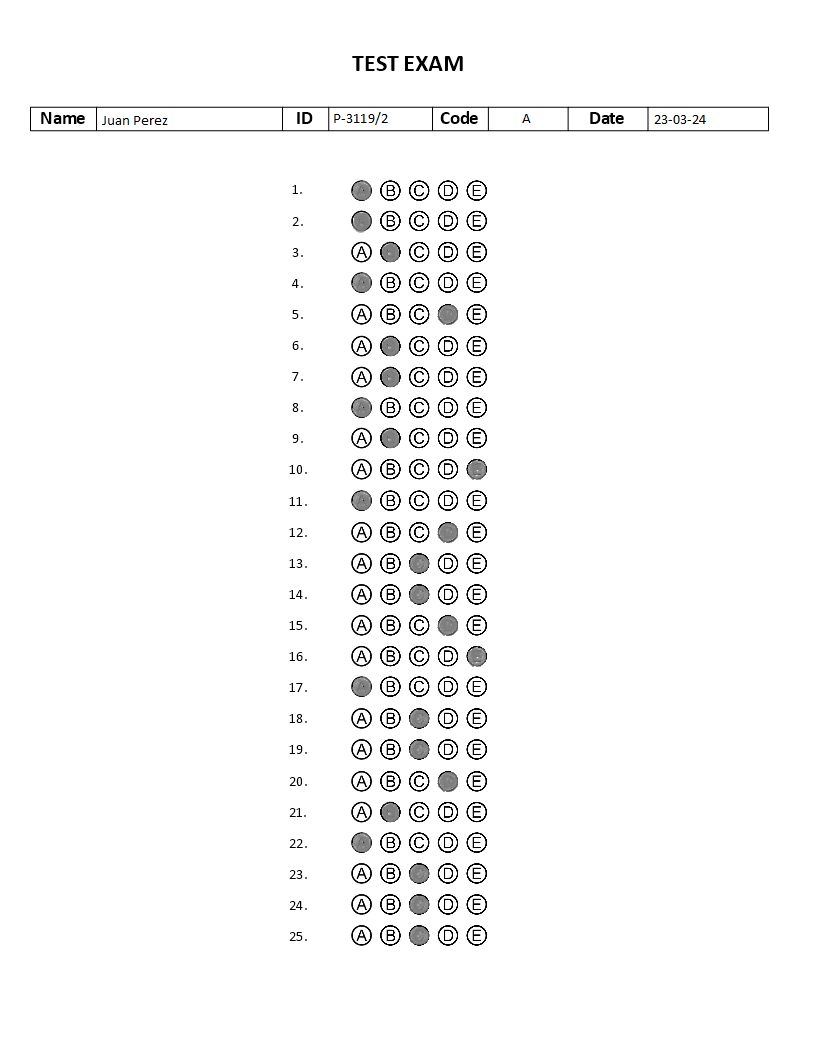
#> input picture multiple_choice_1.png, 816 x 1056 px; its folder holds 4 pictures in this run
$ python problema_2_PDI.py   (older library calls are emulated)
#> lines starting #> are read from the running program, lines starting #| are printed output that depends on the picture; after the words box and inside, x2 and y2 are one past the last pixel; in counts of white or black regions, pixels touching at a corner belong together
import cv2
import numpy as np
import matplotlib.pyplot as plt
import matplotlib.patches as patches
import os


# Respuestas correctas definidas en la consigna
respuestas_correctas = {
    1: 'A', 2: 'A', 3: 'B', 4: 'A', 5: 'D', 6: 'B', 7: 'B', 8: 'C', 9: 'B', 10: 'A',
    11: 'D', 12: 'A', 13: 'C', 14: 'C', 15: 'D', 16: 'B', 17: 'A', 18: 'C', 19: 'C', 20: 'D',
    21: 'B', 22: 'A', 23: 'C', 24: 'C', 25: 'C'
}

# Almacenar resultados de todos los exámenes
resultados_finales = []

# Función para evaluar respuesta y condición de examen
def evaluar_respuestas(respuestas_detectadas, respuestas_correctas_dict, minimo_para_aprobar=20):
    """
    Recibe como argumento el diccionario de respuestas detectadas donde la clave es el número de pregunta
    y el valor la respuesta, las respuestas correctas establecidas y el mínimo de respuestas correctas
    para aprobar. Imprime en pantalla el resultado de cada pregunta y si el alumno aprobó o desaprobó el examen.
    """
    aciertos = 0
    print("Corrección del examen:")
    for i in range(1, 26):  # Preguntas 1 a 25
        correcta = respuestas_correctas_dict[i]
        detectada = respuestas_detectadas[i - 1]

        if detectada == correcta:
            print(f"Pregunta {i}: ✔ Correcta ({detectada})")
            aciertos += 1
        elif detectada == "X":
            print(f"Pregunta {i}: ✖ Sin respuesta o ambigua")
        else:
            print(f"Pregunta {i}: ✖ Incorrecta ({detectada} → correcta: {correcta})")

    print(f"\nTotal de aciertos: {aciertos}/25")
    if aciertos >= minimo_para_aprobar:
        print("✅ El alumno está APROBADO")
    else:
        print("❌ El alumno está DESAPROBADO")

# Función para contar caracteres válidos usando componentes conectadas
def contar_componentes_validas(img_bin, th_area=3):
    """
    Función que recibe como argumento una imagen de los campos del encabezado y un área mínima de la misma y
    retorna la cantidad de componentes válidas y sus centros
    """

    num_labels, labels, stats, centroids = cv2.connectedComponentsWithStats(
        img_bin, connectivity=8, ltype=cv2.CV_32S
    )
    validos = stats[1:][stats[1:, -1] > th_area]  # Ignora fondo
    centros = centroids[1:][stats[1:, -1] > th_area]
    return len(validos), centros

# Función para validar campos
def validar_campos(campos):
    """
    Función que recibe como argumento los campos del encabezado y valida los mismos
    según los criterios establecidos. Name: Debe contener al menos dos palabras y no más de 25 caracteres.
    ID: Exactamente 8 caracteres, sin espacios. Code: Un único carácter. Date: 8 caracteres en total. Retorna el resultado
    en un diccionario.
    """
    resultados = {}

    # --- Campo: Name ---
    campo_name = campos[1]
    # Umbralado binario de la imagen
    campo_name_bin = (campo_name < 240).astype(np.uint8)
    cant_name, centros = contar_componentes_validas(campo_name_bin)

    palabras = 1
    if len(centros) > 1:
        xs = sorted([c[0] for c in centros])
        difs = np.diff(xs)
        palabras += np.sum(difs > 9)  # Separación entre letras → palabras

    resultados['Name'] = "OK" if (2 <= palabras and cant_name <= 25) else "MAL"

    # --- Campo: ID ---
    campo_id = campos[3]
    # Umbralado binario de la imagen
    campo_id_bin = (campo_id < 240).astype(np.uint8)
    cant_id, _ = contar_componentes_validas(campo_id_bin)

    resultados['ID'] = "OK" if cant_id == 8 else "MAL"

    # --- Campo: Code ---
    campo_code = campos[5]
    # Umbralado binario de la imagen
    campo_code_bin = (campo_code < 240).astype(np.uint8)
    cant_code, _ = contar_componentes_validas(campo_code_bin)

    resultados['Code'] = "OK" if cant_code == 1 else "MAL"

    # --- Campo: Date ---
    campo_date = campos[7]
    # Umbralado binario de la imagen
    campo_date_bin = (campo_date < 240).astype(np.uint8)
    cant_date, _ = contar_componentes_validas(campo_date_bin)

    resultados['Date'] = "OK" if cant_date == 8 else "MAL"

    return resultados

def agrupar_lineas(posiciones, distancia_minima=3):
    """
    Recibe como argumento las posiciones de un grupo de lineas y una distancia mínima y las agrupa en una misma línea
    según su promedio en caso de que su distancia sea menor a la mínima.
    """
    agrupadas = []
    grupo_actual = [posiciones[0]]

    for i in range(1, len(posiciones)):
        #Si la posición actual está cerca  de la anterior, se agrega al grupo
        if posiciones[i] - posiciones[i - 1] <= distancia_minima:
            grupo_actual.append(posiciones[i])
        #Sino se cierra el grupo y se calcula el promedio, y se pasa al siguiente grupo
        else:
            agrupadas.append(int(np.mean(grupo_actual)))
            grupo_actual = [posiciones[i]]

    agrupadas.append(int(np.mean(grupo_actual)))
    return agrupadas

# Obtener ruta del directorio actual (donde está el .py)
try:
    dir_actual = os.path.dirname(os.path.abspath(__file__))
except NameError:
    dir_actual = os.getcwd()


# Cargar imagen en escala de grises
for num in range(2):
    filename = f"multiple_choice_{num + 1}.png"
    ruta = os.path.join(dir_actual, filename)
    img = cv2.imread(ruta, cv2.IMREAD_GRAYSCALE)

    print(f"\n📄 Evaluando exámen: {filename}")
    # Recorte del encabezado
    encabezado = img[102:135, 22:775]


    plt.figure(figsize=(10, 8))
    plt.imshow(encabezado, cmap='gray')
    plt.title(f"Encabezado del Exámen: {filename}")
    plt.axis("off")
    plt.show()

    # Detectar lo que no es blanco
    no_blanco = encabezado < 240
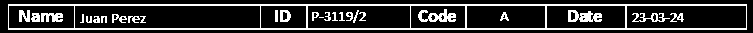
#> no_blanco: shape (33, 753) bool; 19.9% white in thin lines or dots, all inside (x1, y1, x2, y2) = (8, 4, 747, 30)
    no_blanco_uint8 = no_blanco.astype(np.uint8)

    # Suma por filas y columnas
    enc_cols = np.sum(no_blanco_uint8, axis=0)
#> enc_cols = 753 values, max 26 at index 8, min 0 at index 0, mean 6.56
    enc_rows = np.sum(no_blanco_uint8, axis=1)
#> enc_rows = 33 values, max 739 at index 4, min 0 at index 0, mean 149.7

    # Umbrales
    umbral_vertical = 25
    umbral_horizontal = 300

    # Detección de líneas (sin agrupar)
    lineas_verticales_raw = np.where(enc_cols > umbral_vertical)[0]
#> lineas_verticales_raw = [8, 74, 260, 306, 307, 410, 465, 466, 545, 546, 625, 626, 746]
    lineas_horizontales_raw = np.where(enc_rows > umbral_horizontal)[0]
#> lineas_horizontales_raw = [4, 5, 28, 29]

    # Agrupar líneas cercanas
    lineas_verticales = agrupar_lineas(lineas_verticales_raw, distancia_minima=3)
#> in agrupar_lineas, `grupo_actual = [posiciones[0]]`: grupo_actual = [8]
#> the loop in agrupar_lineas, `for i in range(1, len(posiciones)):` made 12 passes
#> grupo_actual on passes 1, 2, 3, 5, 6, 8, 10, 12: [74], [260], [306], [410], [465], [545], [625], [746]
#> after the loop in agrupar_lineas, `for i in range(1, len(posiciones)):`: agrupadas = [8, 74, 260, 306, 410, 465, 545, 625]
#> lineas_verticales = [8, 74, 260, 306, 410, 465, 545, 625, 746]
    lineas_horizontales = agrupar_lineas(lineas_horizontales_raw, distancia_minima=2)
#> the loop in agrupar_lineas (call 2), `for i in range(1, len(posiciones)):` made 3 passes
#> grupo_actual on pass 2: [28]
#> lineas_horizontales = [4, 28]

    # Coordenadas para recorte vertical (encabezado de una sola fila)
    y_ini = lineas_horizontales[0]+3#se suma 3 para que recorte la primer línea
#> y_ini = 7
    y_fin = lineas_horizontales[-1]
#> y_fin = 28

    # Recorte de campos entre pares de líneas verticales
    campos = []
    for i in range(len(lineas_verticales) - 1):
        x_ini = lineas_verticales[i]+2#se suma dos para que recorte la primer línea
        x_fin = lineas_verticales[i + 1]
        campo = encabezado[y_ini:y_fin, x_ini:x_fin]
        campos.append(campo)
#> this loop made 8 passes
#> (x_ini, x_fin) on passes 1 to 8: (10, 74), (76, 260), (262, 306), (308, 410), (412, 465), (467, 545), (547, 625), (627, 746)
#> after the loop, campos = 8 items

    #Validamos campos
    resultados = validar_campos(campos)
#> in contar_componentes_validas, `num_labels, labels, stats, centroids = cv2.connectedComponentsWithStat..`: num_labels = 8; stats = [[0, 0, 184, 21, 3608], [4, 7, 4, 9, 20], [36, 7, 15, 9, 67], [10, 9, 6, 7, 30], [17, 9, 7, 7, 35], [25, 9, 6, 7, 31], [52, 9, 12, 7, 50], [64, 9, 6, 7, 23]]; centroids = [[95.42, 9.88], [6.3, 11.4], [42.12, 10.96], [12.6, 12.17], [20.37, 12.34], [27.48, 11.74], [57, 11.66], [66.52, 12.04]]
#> in contar_componentes_validas, `validos = stats[1:][stats[1:, -1] > th_area]`: validos = [[4, 7, 4, 9, 20], [36, 7, 15, 9, 67], [10, 9, 6, 7, 30], [17, 9, 7, 7, 35], [25, 9, 6, 7, 31], [52, 9, 12, 7, 50], [64, 9, 6, 7, 23]]
#> in contar_componentes_validas, `centros = centroids[1:][stats[1:, -1] > th_area]`: centros = [[6.3, 11.4], [42.12, 10.96], [12.6, 12.17], [20.37, 12.34], [27.48, 11.74], [57, 11.66], [66.52, 12.04]]
#> in validar_campos, `cant_name, centros = contar_componentes_validas(campo_name_bin)`: cant_name = 7
#> in validar_campos, `xs = sorted([c[0] for c in centros])`: xs = [6.3, 12.6, 20.37, 27.48, 42.12, 57, 66.52]
#> in validar_campos, `difs = np.diff(xs)`: difs = [6.3, 7.77, 7.11, 14.64, 14.88, 9.52]
#> in validar_campos, `palabras += np.sum(difs > 9)`: palabras = 4
#> call 2 of contar_componentes_validas, with th_area = 3
#> in contar_componentes_validas (call 2), `num_labels, labels, stats, centroids = cv2.connectedComponentsWithStat..`:
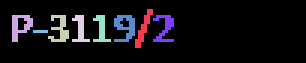
#> labels: shape (21, 102) int32 (shown 3 times larger); 9 distinct labels, from 0 to 8; one colour per label, 0 black
#> in contar_componentes_validas (call 2), `num_labels, labels, stats, centroids = cv2.connectedComponentsWithStat..`: num_labels = 9; stats = [[0, 0, 102, 21, 1923], [45, 3, 6, 13, 28], [4, 5, 7, 9, 35], [16, 5, 7, 9, 32], [24, 5, 6, 9, 25], [31, 5, 6, 9, 25], [38, 5, 7, 9, 38], [51, 5, 7, 9, 31], [11, 10, 5, 1, 5]]; centroids = [[52.62, 10.12], [47.36, 9.18], [6.34, 8.17], [19.56, 9.28], [26.28, 9.24], [33.28, 9.24], [41.29, 8.55], [54.42, 8.87], [13, 10]]
#> in contar_componentes_validas (call 2), `validos = stats[1:][stats[1:, -1] > th_area]`: validos = [[45, 3, 6, 13, 28], [4, 5, 7, 9, 35], [16, 5, 7, 9, 32], [24, 5, 6, 9, 25], [31, 5, 6, 9, 25], [38, 5, 7, 9, 38], [51, 5, 7, 9, 31], [11, 10, 5, 1, 5]]
#> in contar_componentes_validas (call 2), `centros = centroids[1:][stats[1:, -1] > th_area]`: centros = [[47.36, 9.18], [6.34, 8.17], [19.56, 9.28], [26.28, 9.24], [33.28, 9.24], [41.29, 8.55], [54.42, 8.87], [13, 10]]
#> in validar_campos, `cant_id, _ = contar_componentes_validas(campo_id_bin)`: cant_id = 8
#> in validar_campos, `campo_code_bin = (campo_code < 240).astype(np.uint8)`:
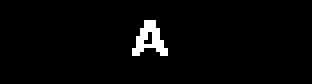
#> campo_code_bin: shape (21, 78) (shown 4 times larger); values 0 (black) and 1 (white), 2.6% white in thin lines or dots, all inside (x1, y1, x2, y2) = (33, 5, 42, 14)
#> in validar_campos, `cant_code, _ = contar_componentes_validas(campo_code_bin)`: cant_code = 1
#> call 4 of contar_componentes_validas, with th_area = 3
#> in contar_componentes_validas (call 4), `num_labels, labels, stats, centroids = cv2.connectedComponentsWithStat..`:
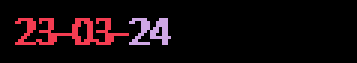
#> labels: shape (21, 119) int32 (shown 3 times larger); 3 distinct labels, from 0 to 2; one colour per label, 0 black
#> in contar_componentes_validas (call 4), `num_labels, labels, stats, centroids = cv2.connectedComponentsWithStat..`: num_labels = 3; stats = [[0, 0, 119, 21, 2286], [5, 6, 38, 9, 147], [43, 6, 14, 9, 66]]; centroids = [[61.61, 9.99], [22.5, 10.16], [50.03, 9.88]]
#> in contar_componentes_validas (call 4), `validos = stats[1:][stats[1:, -1] > th_area]`: validos = [[5, 6, 38, 9, 147], [43, 6, 14, 9, 66]]
#> in contar_componentes_validas (call 4), `centros = centroids[1:][stats[1:, -1] > th_area]`: centros = [[22.5, 10.16], [50.03, 9.88]]
#> in validar_campos, `cant_date, _ = contar_componentes_validas(campo_date_bin)`: cant_date = 2
#> resultados = {'Name': 'OK', 'ID': 'OK', 'Code': 'OK', 'Date': 'MAL'}
    print("Resultados de validación:")
    for campo, estado in resultados.items():
        print(f"{campo}: {estado}")
#> this loop made 4 passes
#> (campo, estado) on passes 1 to 4: ('Name', 'OK'), ('ID', 'OK'), ('Code', 'OK'), ('Date', 'MAL')
#> (printed output is left out)
    #Recortamos la región de respuestas de la imagen
    img_respuestas = img[155:1056, 10:810]
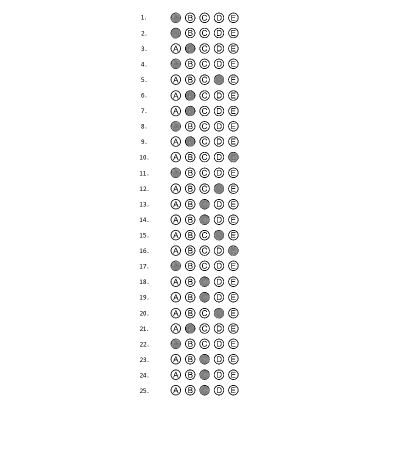
#> img_respuestas: shape (901, 800) (shown at 1/2 size); min 0, max 255, mean 248.2

    # Detectamos las zonas negras (donde hay letras/marcas)
    img_zeros = img_respuestas < 240  # TRUE donde el pixel es negro
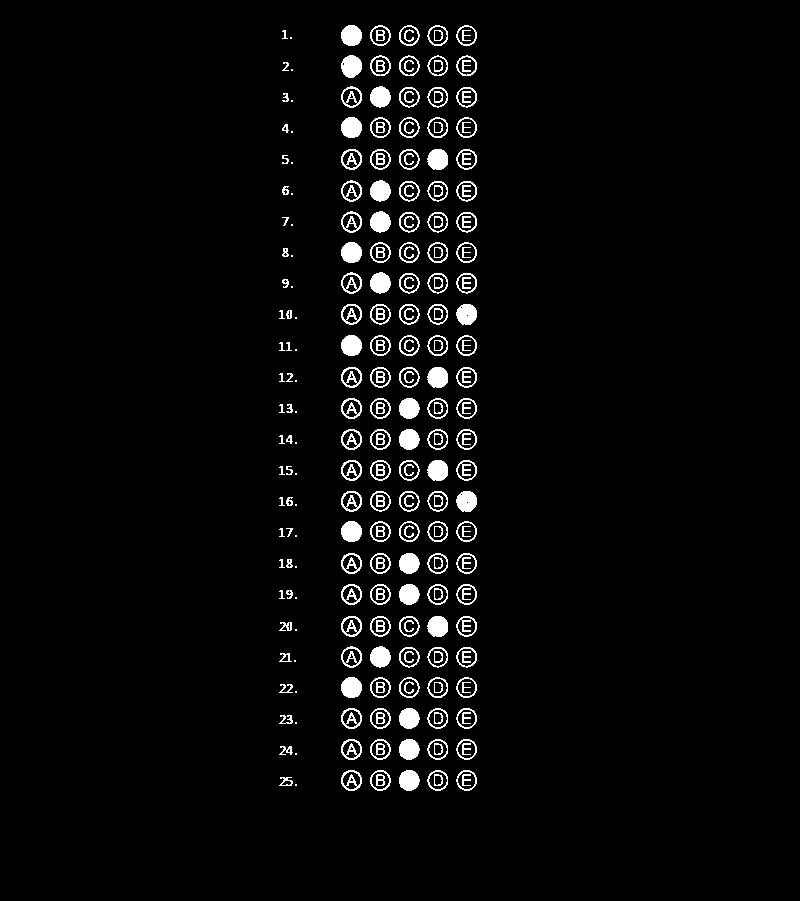
#> img_zeros: shape (901, 800) bool; 3.8% white; 263 white regions (25 under 20 px), largest, box (x1, y1, x2, y2) and area: (341, 55, 362, 78) 371, (427, 149, 448, 170) 357, (427, 367, 448, 388) 357
    """
    plt.figure(), plt.imshow(img_zeros, cmap='gray'), plt.title("Zonas negras (pixeles = 0)"), plt.show()
    """
    # Detectamos las filas que contienen algo
    img_row_zeros = img_zeros.any(axis=1)  # Vector de booleanos: True donde hay negro en la fila
    img_row_zeros_idxs = np.argwhere(img_row_zeros)
#> img_row_zeros_idxs = 532 values from 25 to 790

    # Detectamos las columnas que contienen algo
    img_column_zeros = img_zeros.any(axis=0)  # Vector de booleanos: True donde hay negro en la columna
    img_column_zeros_idxs = np.argwhere(img_column_zeros)
#> img_column_zeros_idxs = 122 values from 279 to 476

    """
    xr_row = img_row_zeros * (img_respuestas.shape[1] - 1)
    yr_row = np.arange(img_respuestas.shape[0])

    xr_column = np.arange(img_respuestas.shape[1])
    yr_column = img_column_zeros * (img_respuestas.shape[0] - 1)

    # Mostrar imagen y superponer líneas rojas (filas) y azules (columnas)
    plt.figure(), plt.imshow(img_respuestas, cmap='gray')
    plt.plot(xr_row, yr_row, c='r')  # Líneas rojas para las filas
    plt.plot(xr_column, yr_column, c='b')  # Líneas azules para las columnas
    plt.title("Presencia de renglones (en rojo) y columnas (en azul)")
    plt.show()
    """
    # Obtener inicios y finales de los renglones
    x = np.diff(img_row_zeros.astype(np.int8))
#> x = 900 values, max 1 at index 24, min -1 at index 45, mean 0
    renglones_indxs = np.argwhere(x)
#> renglones_indxs = 50 values from 24 to 790

    ii = np.arange(0, len(renglones_indxs), 2)
#> ii = 25 values from 0 to 48
    renglones_indxs[ii] += 1  # Ajustamos los índices de inicio

    # Obtener inicios y finales de las columnas
    x2 = np.diff(img_column_zeros.astype(np.int8))
#> x2 = 799 values, max 1 at index 278, min -1 at index 292, mean 0
    columnas_indxs = np.argwhere(x2)
#> columnas_indxs = [278, 292, 293, 296, 340, 361, 369, 390, 398, 419, 426, 447, 455, 476]

    ii2 = np.arange(0, len(columnas_indxs), 2)
#> ii2 = [0, 2, 4, 6, 8, 10, 12]
    columnas_indxs[ii2] += 1  # Ajustamos los índices de inicio

    # Recortar los renglones y las columnas dentro de cada renglón
    # Ordena las columnas y reglones en una matriz con pares de coordenadas de incio y fin de cada uno(dos columnas)
    r_idxs = np.reshape(renglones_indxs, (-1, 2))
#> r_idxs = 25 pairs, first value 25 to 770, second value 45 to 790
    columnas_idxs = np.reshape(columnas_indxs, (-1, 2))
#> columnas_idxs = [[279, 292], [294, 296], [341, 361], [370, 390], [399, 419], [427, 447], [456, 476]]

    renglones = []
    #ir es el indice del reglon y idxs el inicio y fin del mismo
    for ir, idxs in enumerate(r_idxs):
        renglon_img = img_respuestas[idxs[0]:idxs[1], :]  # Imagen del renglón completo

        # Saltar las dos primeras columnas, comenzando desde la tercera columna
        columnas_idxs_reducidas = columnas_idxs[2:]  # Saltamos las dos primeras columnas

        columnas = []
        for ic, col_idxs in enumerate(columnas_idxs_reducidas):
            columna_img = renglon_img[:, col_idxs[0]:col_idxs[1]]  # Recortar cada columna dentro del renglón
            columnas.append({
                "ic": ic + 1,  # Índice dentro del renglón
                "cord": col_idxs, # coordenadas columna
                "img": columna_img  # Imagen recortada de la columna
            })

        renglones.append({
            "ir": ir + 1,  # Índice de renglón
            "cord": idxs,  # Coordenadas del renglón
            "img": renglon_img,  # Imagen completa del renglón
            "columnas": columnas  # Guardar las columnas dentro de este renglón
        })
#> this loop made 25 passes
#> idxs on passes 1 to 8: [25, 45], [55, 77], [86, 107], [117, 137], [149, 169], [180, 201], [211, 232], [242, 262]
#> after the loop, renglones = 25 items


    # Analizar cada columna y devolver las respuestas
    umbral = 0.8  # Umbral de los píxeles no nulos
    respuestas = {}

    # Definir las respuestas correspondientes para cada columna
    respuestas_map = {1: 'A', 2: 'B', 3: 'C', 4: 'D', 5: 'E'}

    for renglon in renglones:
        respuestas_renglon = []

        for columna in renglon["columnas"]:
            columna_img = columna["img"]

            # Contar los píxeles no nulos (distintos de cero)
            pixeles_no_nulos = np.sum(columna_img < 240)
            total_pixeles = columna_img.size

            # Calcular el porcentaje de píxeles no nulos
            porcentaje_no_nulos = pixeles_no_nulos / total_pixeles
            # Si el porcentaje supera el umbral, asignamos una respuesta
            if porcentaje_no_nulos > umbral:
                respuestas_renglon.append(respuestas_map.get(columna["ic"]))  # Mapeamos a 'A', 'B', 'C', 'D', 'E'

        # Guardamos las respuestas para este renglón
        if respuestas_renglon:
            respuestas[renglon["ir"]] = respuestas_renglon
#> this loop made 25 passes
#> after the loop, respuestas = 25 items


    # Convertimos el diccionario `respuestas` a una lista ordenada de respuestas detectadas
    respuestas_detectadas = []
    for i in range(1, 26):  # Preguntas 1 a 25
        marcadas = respuestas.get(i, [])
        if len(marcadas) == 1:
            respuestas_detectadas.append(marcadas[0])  # Única respuesta marcada
        else:
            respuestas_detectadas.append("X")  # Ninguna o múltiples marcadas
#> this loop made 25 passes
#> after the loop, respuestas_detectadas = 25 items, first 6: 'A', 'A', 'B', 'A', 'D', 'B'

    # Evaluamos con la función nueva

    evaluar_respuestas(respuestas_detectadas, respuestas_correctas)
#> the loop in evaluar_respuestas, `for i in range(1, 26):` made 25 passes
#> (printed output is left out)
#> after the loop in evaluar_respuestas, `for i in range(1, 26):`: aciertos = 20
#| Total de aciertos: 20/25

    # Guardamos el crop y estado de aprobación
    aprobado = sum([1 for i, r in enumerate(respuestas_detectadas, 1) if r == respuestas_correctas[i]]) >= 20
#> aprobado = True
    crop_name = campos[1].copy()
    resultados_finales.append((crop_name, aprobado))


# Crear una imagen de resumen con los nombres y colores de estado
fig, axs = plt.subplots(1, len(resultados_finales), figsize=(4 * len(resultados_finales), 4))

if len(resultados_finales) == 1:
    axs = [axs]

for i, (img_crop, aprobado) in enumerate(resultados_finales):
    axs[i].imshow(img_crop, cmap='gray')
    color = 'green' if aprobado else 'red'
    axs[i].add_patch(
        patches.Rectangle(
            (0, 0), img_crop.shape[1], img_crop.shape[0],
            linewidth=4, edgecolor=color, facecolor='none'
        )
    )
    axs[i].set_title(f"Alumno {i+1}\n{'APROBADO' if aprobado else 'DESAPROBADO'}", color=color)
    axs[i].axis('off')
#> this loop made 2 passes

plt.tight_layout()
plt.show()
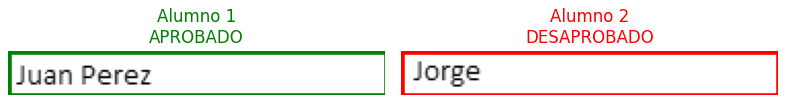
#> figure drawn by matplotlib, 2 panels
